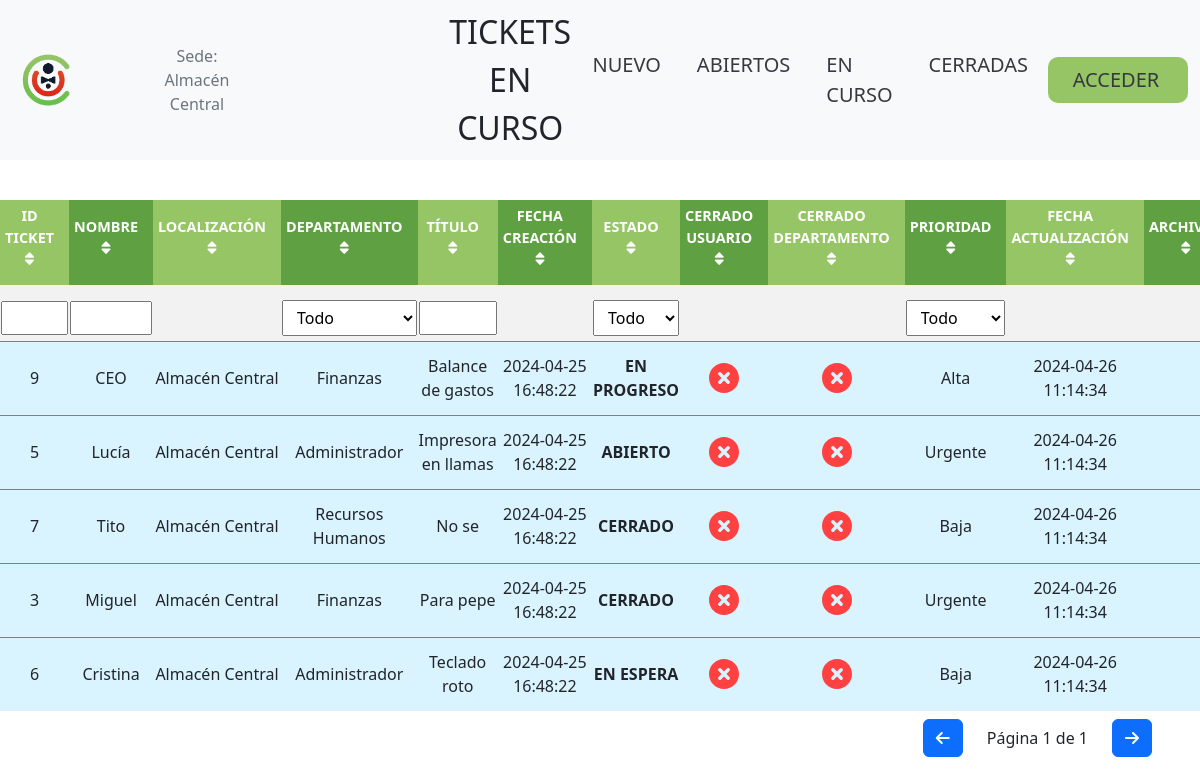
/ticket_table.php, run on the app's committed database.
### tables this page shows
CREATE TABLE tickets (
    id_ticket INT AUTO_INCREMENT PRIMARY KEY,
    id_departamento INT NOT NULL,
    titulo varchar(32) NOT NULL,
    nombre varchar(32) NOT NULL,
    localizacion varchar(32) NOT NULL,
    prioridad varchar(32) NOT NULL,
    descripcion varchar(256),
    categoria varchar(32) NOT NULL,
    estado varchar(32) NOT NULL,
    check_usuario tinyint(1) NOT NULL,
    check_dept tinyint(1) NOT NULL,
    fecha_creacion DATETIME NOT NULL,
    fecha_actualizacion DATETIME NOT NULL,
    oculto tinyint(1) NOT NULL DEFAULT 0,
    leido_localizacion tinyint(1) NOT NULL DEFAULT 0,
    leido_departamento tinyint(1) NOT NULL DEFAULT 0,
    CONSTRAINT fk_id_departamento FOREIGN KEY (id_departamento) REFERENCES departamentos(id_departamento) ON DELETE CASCADE
);

CREATE TABLE departamentos (
    id_departamento INT AUTO_INCREMENT PRIMARY KEY,
    nombre_departamento varchar(32) NOT NULL,
    disabled tinyint(1) NOT NULL DEFAULT 0
);

### includes/numTienda.php (called while the page is built, shortened)
<?php
if (!function_exists('getRealIP')) {
    function getRealIP()
    {
        return $_SERVER['REMOTE_ADDR'];
    }
}
function posicion($direccion)
{
    if (substr($direccion, 0, 8) == '192.168.') {
        $lugar = substr($direccion, 8);
        $pos = strpos($lugar, '.');
        $lugar = substr($lugar, 0, $pos);
        return $lugar;
    } else {
        return false;
    }
}
$ip = getRealIP();
$sede = [
    '0' => 'Almacén Central',
    '1' => 'T02 - Las Palmas',
    '2' => 'T03 - S. Fernando',
    '3' => 'T04 - S/C Tenerife',
    '4' => 'T05 - Americas',
    '5' => 'T06 - Pto. Rosario',
    '6' => 'T07 - Pto. Cruz',
    '7' => 'T08 - Lanzarote',
    '8' => 'T12 - Cristianos',
    '9' => 'T09 - La Laguna',
    '10' => 'T14 - Morro Jable',
    '12' => 'T17 - Galdar',
    '13' => 'T51 - M. Larache',
    '14' => 'T13 - Vecindario',
    '15' => 'T52 - LEOS',
    '16' => 'T56 - Travieso',
    '17' => 'T57 - Telde',
    '18' => 'T18 - La Palma',
    '20' => 'T15 - Arguineguín',
    '21' => 'T16 - Jinamar'
];
$n = posicion($ip);
?>

### includes/tickets.php (the view, shortened to what this page needs)
<?php
$stmt = $conn->prepare($sql);
$stmt->execute();
$result = $stmt->get_result();
if ($result->num_rows > 0) {
    echo "<div class='table-responsive'>";
    echo "<table id='myTable'>";
    echo "<thead>";
    echo "<tr>";
    echo "<th class='sort-by'>
            <a href='#' data-column='0' class='hover-me'>ID Ticket <i class='fas fa-sort'></i></a>
            <div class='tooltip'>Ordenar por ID Ticket</div>
          </th>";
    echo "<th class='sort-by'>
            <a href='#' data-column='1' class='hover-me'>Nombre <i class='fas fa-sort'></i></a>
            <div class='tooltip'>Ordenar por Nombre</div>
          </th>";
    echo "<th class='sort-by'>
            <a href='#' data-column='2' class='hover-me'>Localización <i class='fas fa-sort'></i></a>
            <div class='tooltip'>Ordenar por Localización</div>
          </th>";
    echo "<th class='sort-by'>
            <a href='#' data-column='3' class='hover-me'>Departamento <i class='fas fa-sort'></i></a>
            <div class='tooltip'>Ordenar por Departamento</div>
          </th>";
    echo "<th class='sort-by'>
            <a href='#' data-column='4' class='hover-me'>Título <i class='fas fa-sort'></i></a>
            <div class='tooltip'>Ordenar por Título</div>
          </th>";
    echo "<th class='sort-by'>
            <a href='#' data-column='5' class='hover-me'>Fecha Creación <i class='fas fa-sort'></i></a>
            <div class='tooltip'>Ordenar por Fecha Creación</div>
          </th>";
    echo "<th class='sort-by'>
            <a href='#' data-column='6' class='hover-me'>Estado <i class='fas fa-sort'></i></a>
            <div class='tooltip'>Ordenar por Estado</div>
          </th>";
    echo "<th class=''>
            <a href='#' data-column='7'>Cerrado Usuario <i class='fas fa-sort'></i></a>
          </th>";
    echo "<th class=''>
            <a href='#' data-column='8'>Cerrado Departamento <i class='fas fa-sort'></i></a>
          </th>";
    echo "<th class='sort-by'>
            <a href='#' data-column='9' class='hover-me'>Prioridad <i class='fas fa-sort'></i></a>
            <div class='tooltip'>Ordenar por Prioridad</div>
          </th>";
    echo "<th class='sort-by'>
            <a href='#' data-column='10' class='hover-me'>Fecha Actualización <i class='fas fa-sort'></i></a>
            <div class='tooltip'>Ordenar por Fecha Actualización</div>
          </th>";
    echo "<th class='sort-by'>
            <a href='#' data-column='11'>Archivos <i class='fas fa-sort'></i></a>
          </th>";
    echo "</tr>";
    echo "<tr>";
    echo "<td><input type='text' class='filter-input' data-column='0'></td>";
    echo "<td><input type='text' class='filter-input' data-column='1'></td>";
    if (isset($_SESSION['loggedin'])) {
        echo "<td><select class='filter-select' data-column='2'>
                <option value=''>Todo</option>
                <option value='Almacén Central'>Almacén Central</option>
                <option value='Las Palmas'>Las Palmas</option>
                <option value='S. Fernando'>S. Fernando</option>
                <option value='S/C Tenerife'>S/C Tenerife</option>
                <option value='Americas'>Americas</option>
                <option value='Pto. Rosario'>Pto. Rosario</option>
                <option value='Pto. Cruz'>Pto. Cruz</option>
                <option value='Lanzarote'>Lanzarote</option>
                <option value='Cristianos'>Cristianos</option>
                <option value='La Laguna'>La Laguna</option>
                <option value='Morro Jable'>Morro Jable</option>
                <option value='Galdar'>Galdar</option>
                <option value='M. Larache'>M. Larache</option>
                <option value='Vecindario'>Vecindario</option>
                <option value='LEOS'>LEOS</option>
                <option value='Travieso'>Travieso</option>
                <option value='Telde'>Telde</option>
                <option value='La Palma'>La Palma</option>
                <option value='Arguineguín'>Arguineguín</option>
                <option value='Jinamar'>Jinamar</option>
                </select></td>";
    } else {
        echo "<td></td>";
    }
    if (isset($_SESSION['loggedin'])) {
        echo "<td></td>";
    } else {
        echo "<td><select class='filter-select' data-column='3'>";
        echo "<option value=''>Todo</option>";
        echo "</select></td>";
    }
    echo "<td><input type='text' class='filter-input' data-column='4'></td>";
    echo '<td>';
    echo '</td>';
    echo "<td><select class='filter-select' data-column='6'>
                  <option value=''>Todo</option>
                  <option value='Abierto'>Abierto</option>
                  <option value='En Progreso'>En Progreso</option>
                  <option value='En Espera'>En Espera</option>
              </select></td>";
    echo "<td></td>";
    echo "<td></td>";
    echo "<td><select class='filter-select' data-column='9'>
                  <option value=''>Todo</option>
                  <option value='Nuevo'>Nuevo</option>
                  <option value='Urgente'>Urgente</option>
                  <option value='Alta'>Alta</option>
                  <option value='Media'>Media</option>
                  <option value='Baja'>Baja</option>
              </select></td>";
    echo "<td>";
    echo "</td>";
    echo "<td></td>";
    echo "</tr>";
    echo "</thead>";
    echo "<tbody>";
    while ($row = $result->fetch_assoc()) {
        if (isset($_SESSION['loggedin']) && !$row["leido_departamento"]) {
            echo "<tr style='background-color:#d9f3ff;' class='rowborder'>";
        } else if (!isset($_SESSION['loggedin']) && !$row["leido_localizacion"]) {
            echo "<tr style='background-color:#d9f3ff;' class='rowborder'>";
        } else {
            echo "<tr class='rowborder'>";
        }
        echo "<td class='incident-id' data-column='0'>" . $row["id_ticket"] . "</td>";
        echo "<td data-column='1'>" . $row["nombre"] . "</td>";
        echo "<td data-column='2'>" . $row["localizacion"] . "</td>";
        echo "<td data-column='3'>" . $row["nombre_departamento"] . "</td>";
        echo "<td data-column='4'>" . $row["titulo"] . "</td>";
        echo "<td data-column='5'>" . $row["fecha_creacion"] . "</td>";
        echo "<td class='Status' data-column='6'>" . $row["estado"] . "</td>";
        echo "<td data-column='7'>";
        if ($row["check_usuario"] == 0) {
            echo "<img src='assets/red-x-icon.svg' alt='file icon' class='hover-me statusIcons'>
            <div class='tooltip'>Usuario marcado como sin resolver</div>";
        } else {
            echo "<img src='assets/done-icon.svg' alt='file icon' class='hover-me statusIcons'>
            <div class='tooltip'>Usuario marcado como solucionado</div>";
        }
        echo "</td>";
        echo "<td data-column='8'>";
        if ($row["check_dept"] == 0) {
            echo "<img src='assets/red-x-icon.svg' alt='file icon' class='hover-me statusIcons'>
            <div class='tooltip'>Departamento marcado como sin resolver</div>";
        } else {
            echo "<img src='assets/done-icon.svg' alt='file icon' class='hover-me statusIcons'>
            <div class='tooltip'>Departamento marcado como resuelto</div>";
        }
        echo "</td>";
        echo "<td data-column='9'>" . $row["prioridad"] . "</td>";
        echo "<td class='Last_Updated' data-column='10'>" . $row["fecha_actualizacion"] . "</td>";
        echo "<td data-column='11'>";
        echo "</td>";
        echo "</tr>";
    }
} else {
    echo "<tr><td colspan='11'>No se han encontrado tickets.</td></tr>";
}
echo "</tbody>";
echo "</table>";
echo "</div>";
echo "<div class='pagination d-flex justify-content-end align-items-center px-5 py-2'>";
echo "<button id='prevPageBtn' class='btn btn-primary me-3'><i class='fa-solid fa-arrow-left'></i></button>";
echo "<span class='pt-0 px-2'>Página <span id='currentPage'></span> de <span id='totalPages'></span></span>";
echo "<button id='nextPageBtn' class='btn btn-primary ms-3'><i class='fa-solid fa-arrow-right'></i></button>";
echo "</div>";
?>

### data on the page
tickets: id_ticket "9", nombre "CEO", localizacion "Almacén Central", id_departamento.nombre_departamento "Finanzas", titulo "Balance de gastos", fecha_creacion "2024-04-25 16:48:22", estado "EN PROGRESO", check_usuario 0 (drawn), check_dept 0 (drawn), prioridad "Alta", fecha_actualizacion "2024-04-26 11:14:34"
tickets: id_ticket "5", nombre "Lucía", localizacion "Almacén Central", id_departamento.nombre_departamento "Administrador", titulo "Impresora en llamas", fecha_creacion "2024-04-25 16:48:22", estado "ABIERTO", check_usuario 0 (drawn), check_dept 0 (drawn), prioridad "Urgente", fecha_actualizacion "2024-04-26 11:14:34"
tickets: id_ticket "7", nombre "Tito", localizacion "Almacén Central", id_departamento.nombre_departamento "Recursos Humanos", titulo "No se", fecha_creacion "2024-04-25 16:48:22", estado "CERRADO", check_usuario 0 (drawn), check_dept 0 (drawn), prioridad "Baja", fecha_actualizacion "2024-04-26 11:14:34"
tickets: id_ticket "3", nombre "Miguel", localizacion "Almacén Central", id_departamento.nombre_departamento "Finanzas", titulo "Para pepe", fecha_creacion "2024-04-25 16:48:22", estado "CERRADO", check_usuario 0 (drawn), check_dept 0 (drawn), prioridad "Urgente", fecha_actualizacion "2024-04-26 11:14:34"
tickets: id_ticket "6", nombre "Cristina", localizacion "Almacén Central", id_departamento.nombre_departamento "Administrador", titulo "Teclado roto", fecha_creacion "2024-04-25 16:48:22", estado "EN ESPERA", check_usuario 0 (drawn), check_dept 0 (drawn), prioridad "Baja", fecha_actualizacion "2024-04-26 11:14:34"

### other printed values
$nombre "Almacén Central"
$pageTitle "TICKETS EN CURSO"
